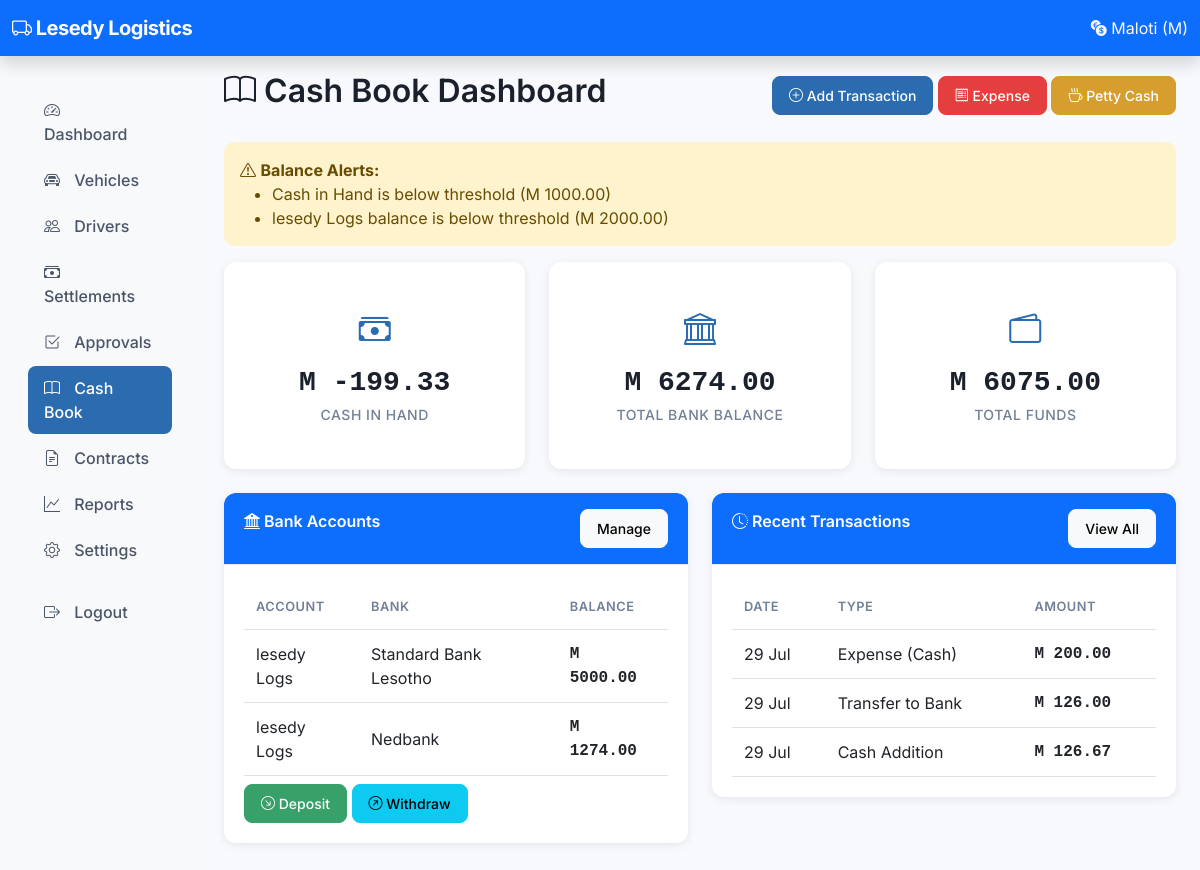
/owner/cashbook/ (signed in), run on an earlier commit of the app's database.
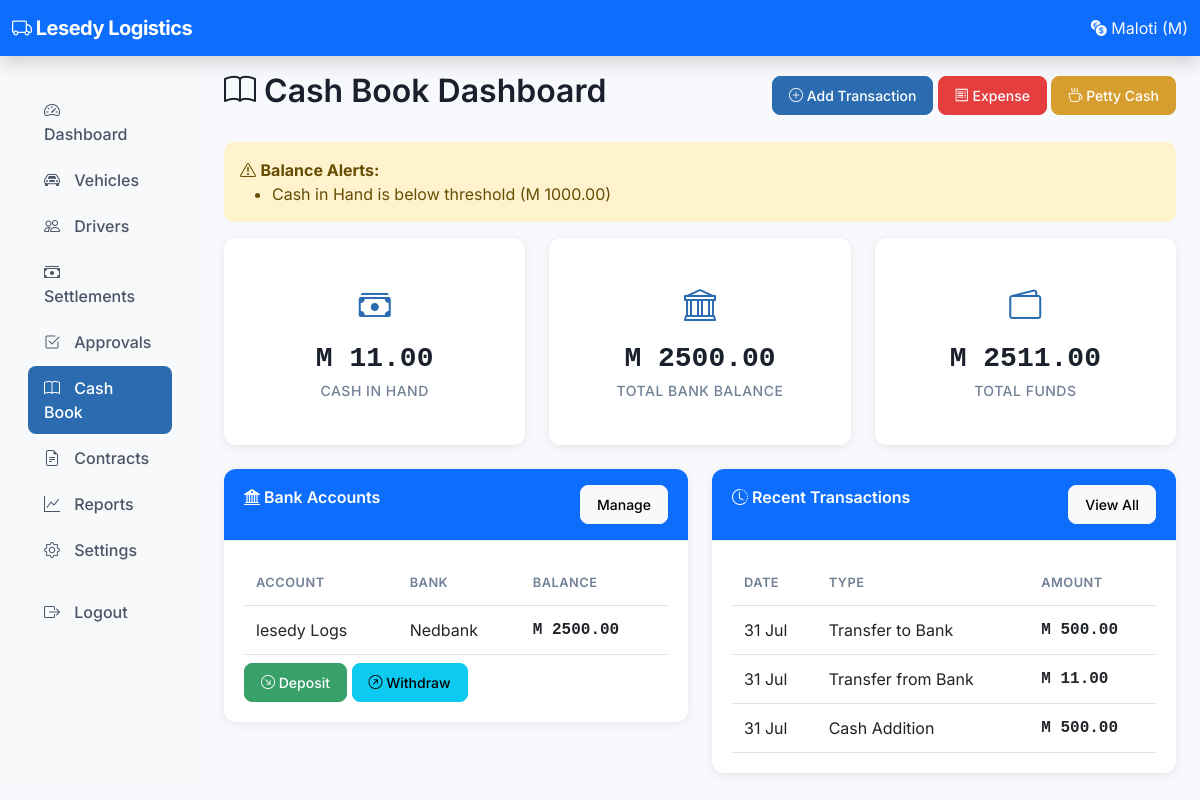
And on a later commit of the database.
### cashbook/models.py (models this page shows, shortened)
class CashInHand(models.Model):
    balance = models.DecimalField(max_digits=12, decimal_places=2, default=0)
    last_updated = models.DateTimeField(auto_now=True)
    class Meta:
        verbose_name = 'Cash in Hand'
        verbose_name_plural = 'Cash in Hand'
    @classmethod
    def get_instance(cls):
        obj, created = cls.objects.get_or_create(id=1)
        return obj
    @classmethod
    def get_balance(cls):
        return cls.get_instance().balance

class BankAccount(models.Model):
    name = models.CharField(max_length=100)
    account_number = models.CharField(max_length=50)
    bank_name = models.CharField(max_length=100)
    branch = models.CharField(max_length=100, blank=True)
    opening_balance = models.DecimalField(max_digits=12, decimal_places=2, default=0)
    current_balance = models.DecimalField(max_digits=12, decimal_places=2, default=0)
    is_active = models.BooleanField(default=True)
    created_at = models.DateTimeField(auto_now_add=True)
    updated_at = models.DateTimeField(auto_now=True)
    class Meta:
        ordering = ['name']

class CashTransaction(models.Model):
    TRANSACTION_TYPES = [
        ('addition', 'Cash Addition'),
        ('withdrawal', 'Cash Withdrawal'),
        ('transfer_to_bank', 'Transfer to Bank'),
        ('transfer_from_bank', 'Transfer from Bank'),
        ('expense_cash', 'Expense (Cash)'),
        ('expense_bank', 'Expense (Bank)'),
        ('petty_cash', 'Petty Cash'),
        ('salary_payment', 'Salary Payment'),
        ('commission_payment', 'Commission Payment'),
        ('bonus_payment', 'Bonus Payment'),
        ('loan_repayment', 'Loan Repayment'),
        ('settlement_collection', 'Settlement Collection'),
    ]
    CATEGORIES = [
        ('settlement_collection', 'Driver Settlement Collection'),
        ('other_income', 'Other Income'),
        ('loan_income', 'Loan Received'),
        ('fuel', 'Fuel'),
        ('maintenance', 'Maintenance/Repairs'),
        ('insurance', 'Insurance'),
        ('permit', 'Permit/License'),
        ('admin_expense', 'Admin Expense'),
        ('driver_salary', 'Driver Salary'),
        ('driver_commission', 'Driver Commission'),
        ('driver_bonus', 'Driver Bonus'),
        ('repayment', 'Loan Repayment'),
        ('other_expense', 'Other Expense'),
        ('petty_cash_expense', 'Petty Cash Expense'),
    ]
    settlement = models.ForeignKey(
        'settlements.DailySettlement',
        on_delete=models.SET_NULL,
        null=True,
        blank=True,
        related_name='cash_transactions',
    )
    bank_account = models.ForeignKey(
        BankAccount,
        on_delete=models.SET_NULL,
        null=True,
        blank=True,
        related_name='transactions',
    )
    transaction_type = models.CharField(max_length=30, choices=TRANSACTION_TYPES)
    category = models.CharField(max_length=30, choices=CATEGORIES)
    amount = models.DecimalField(max_digits=12, decimal_places=2)
    date = models.DateField(default=timezone.now)
    reference = models.CharField(max_length=100, blank=True)
    receipt_photo = models.ImageField(upload_to='receipts/', null=True, blank=True)
    cash_balance_after = models.DecimalField(
        max_digits=12, decimal_places=2, editable=False, null=True, blank=True
    )
    bank_balance_after = models.DecimalField(
        max_digits=12, decimal_places=2, editable=False, null=True, blank=True
    )
    notes = models.TextField(blank=True)
    created_by = models.ForeignKey(
        'auth.User',
        on_delete=models.SET_NULL,
        null=True,
        blank=True,
        related_name='cash_transactions',
    )
    created_at = models.DateTimeField(auto_now_add=True)
    class Meta:
        ordering = ['-date', '-created_at']

### cashbook/views.py (the view)
# urls.py: path('', views.cashbook_dashboard, name='owner_cashbook_dashboard'),
@_owner_required
def cashbook_dashboard(request):
    settings = SystemSettings.get_settings()
    cash_balance = CashInHand.get_balance()
    bank_accounts = BankAccount.objects.filter(is_active=True)
    bank_total = bank_accounts.aggregate(total=Sum('current_balance'))['total'] or 0
    recent_transactions = CashTransaction.objects.all().order_by('-created_at')[:10]
    alerts = []
    if cash_balance < settings.cash_alert_threshold:
        alerts.append(f'Cash in Hand is below threshold (M {settings.cash_alert_threshold})')
    for account in bank_accounts:
        if account.current_balance < settings.bank_alert_threshold:
            alerts.append(f'{account.name} balance is below threshold (M {settings.bank_alert_threshold})')
    context = {
        'settings': settings,
        'cash_balance': cash_balance,
        'bank_total': bank_total,
        'bank_accounts': bank_accounts,
        'recent_transactions': recent_transactions,
        'alerts': alerts,
    }
    return render(request, 'owner/cashbook/dashboard.html', context)

### accounts/context_processors.py (called while the page is built)
def pending_approvals(request):
    if request.user.is_authenticated and request.user.is_staff:
        count = DailySettlement.objects.filter(status='submitted').count()
        return {'pending_approvals': count}
    return {}

def system_settings(request):
    try:
        settings = SystemSettings.get_settings()
        return {
            'company_name': settings.company_name,
            'company_phone': settings.company_phone,
            'company_email': settings.company_email,
            'company_address': settings.company_address,
            'company_logo': settings.company_logo,
        }
    except Exception:
        return {
            'company_name': 'Taxi Accounting System',
            'company_phone': '',
            'company_email': '',
            'company_address': '',
            'company_logo': None,
        }

### accounts/models.py (called while the page is built)
    @classmethod
    def get_settings(cls):
        obj, created = cls.objects.get_or_create(id=1)
        return obj

### templates/owner/cashbook/dashboard.html (shortened to what the changed rows need)
{% extends 'base.html' %}
{% block content %}
<div class="d-flex justify-content-between align-items-center mb-4">
    <h2><i class="bi bi-book"></i> Cash Book Dashboard</h2>
</div>
{% if alerts %}
<div class="alert alert-warning">
    <ul class="mb-0">
        {% for alert in alerts %}
        <li>{{ alert }}</li>
        {% endfor %}
    </ul>
</div>
{% endif %}
<div class="row mb-4">
    <div class="col-md-4">
        <div class="card text-center stat-card">
            <div class="card-body">
                <div class="stat-icon"><i class="bi bi-cash-stack"></i></div>
                <div class="stat-value">M {{ cash_balance|floatformat:2 }}</div>
                <div class="stat-label">Cash in Hand</div>
            </div>
        </div>
    </div>
    <div class="col-md-4">
        <div class="card text-center stat-card">
            <div class="card-body">
                <div class="stat-icon"><i class="bi bi-bank"></i></div>
                <div class="stat-value">M {{ bank_total|floatformat:2 }}</div>
                <div class="stat-label">Total Bank Balance</div>
            </div>
        </div>
    </div>
    <div class="col-md-4">
        <div class="card text-center stat-card">
            <div class="card-body">
                <div class="stat-icon"><i class="bi bi-wallet2"></i></div>
                <div class="stat-value">M {{ cash_balance|add:bank_total|floatformat:2 }}</div>
                <div class="stat-label">Total Funds</div>
            </div>
        </div>
    </div>
</div>
<div class="row">
    <div class="col-lg-6">
        <div class="card mb-4">
            <div class="card-body">
                <div class="table-responsive">
                    <table class="table table-sm">
                        <thead>
                            <tr>
                                <th>Account</th>
                                <th>Bank</th>
                                <th>Balance</th>
                            </tr>
                        </thead>
                        <tbody>
                            {% for account in bank_accounts %}
                            <tr>
                                <td>{{ account.name }}</td>
                                <td>{{ account.bank_name }}</td>
                                <td class="amount">M {{ account.current_balance|floatformat:2 }}</td>
                            </tr>
                            {% empty %}
                            <tr><td colspan="3" class="text-center text-muted">No bank accounts</td></tr>
                            {% endfor %}
                        </tbody>
                    </table>
                </div>
            </div>
        </div>
    </div>
    <div class="col-lg-6">
        <div class="card">
            <div class="card-body">
                <div class="table-responsive">
                    <table class="table table-sm">
                        <thead>
                            <tr>
                                <th>Date</th>
                                <th>Type</th>
                                <th>Amount</th>
                            </tr>
                        </thead>
                        <tbody>
                            {% for t in recent_transactions %}
                            <tr>
                                <td>{{ t.date|date:"d M" }}</td>
                                <td>{{ t.get_transaction_type_display }}</td>
                                <td class="amount">M {{ t.amount|floatformat:2 }}</td>
                            </tr>
                            {% empty %}
                            <tr><td colspan="3" class="text-center text-muted">No transactions yet</td></tr>
                            {% endfor %}
                        </tbody>
                    </table>
                </div>
            </div>
        </div>
    </div>
</div>
{% endblock %}

What changed in the data, as far as the page shows it:
removed BankAccount: name "lesedy Logs", bank_name "Nedbank", current_balance "1274.00"
removed CashTransaction: date "29 Jul", transaction_type "Expense (Cash)", amount "200.00"
changed CashInHand: balance "-199.33" → "11.00"; balance "6075.00" → "2511.00"
changed BankAccount "lesedy Logs": bank_name "Standard Bank Lesotho" → "Nedbank"; current_balance "5000.00" → "2500.00"
added CashTransaction: date "31 Jul", transaction_type "Transfer to Bank", amount "500.00"
changed CashTransaction: date "29 Jul" → "31 Jul"; transaction_type "Transfer to Bank" → "Transfer from Bank"; amount "126.00" → "11.00"
changed CashTransaction "Cash Addition": date "29 Jul" → "31 Jul"; amount "126.67" → "500.00"
Also different on the page:
{{ bank_total|floatformat:2 }}: "6274.00" → "2500.00"
list line gone: "lesedy Logs balance is below threshold (M 2000.00)"
